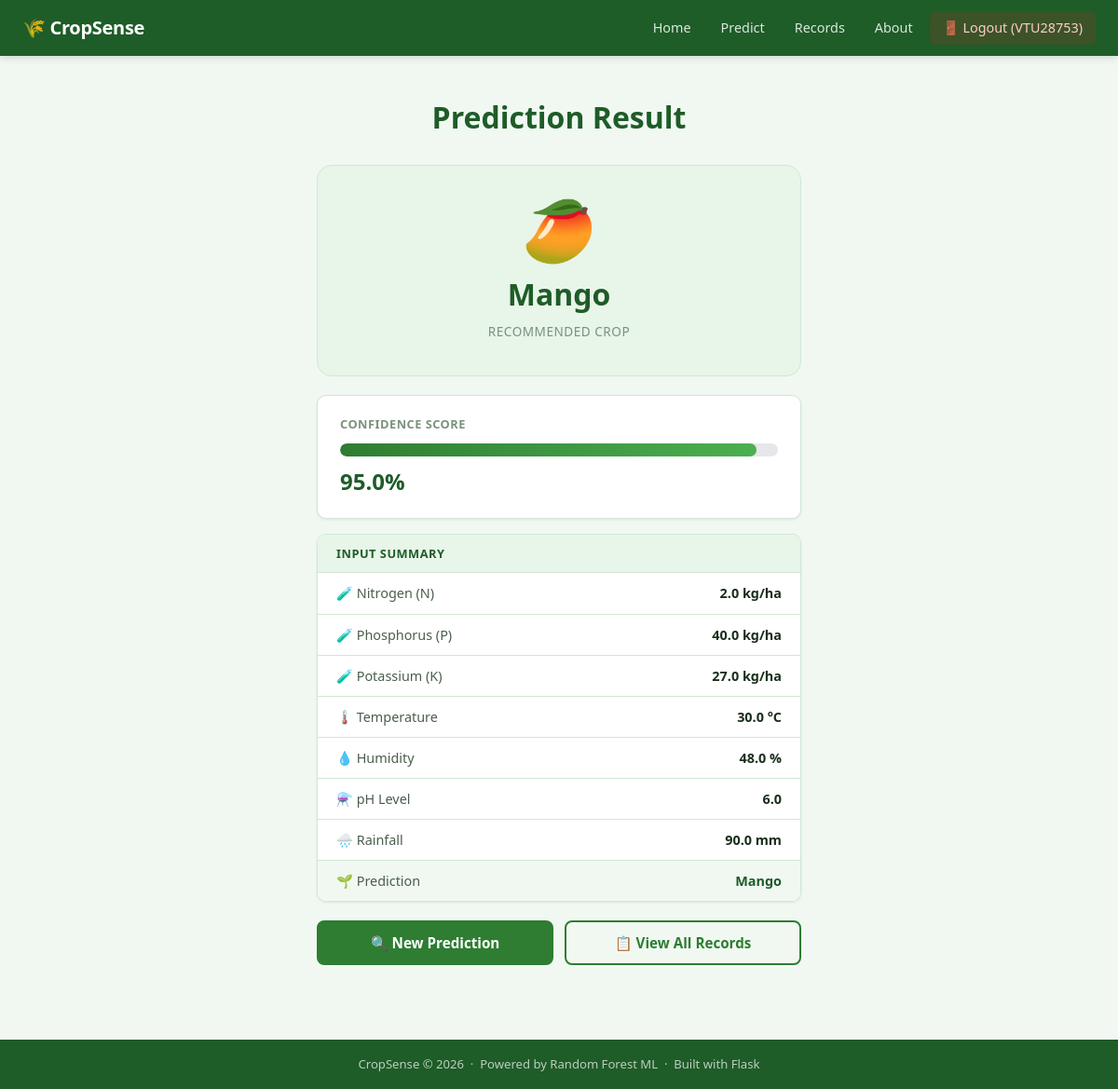
/result/2 (signed in), run on the app's committed database.
### tables this page shows
CREATE TABLE predictions (
        id INTEGER PRIMARY KEY AUTOINCREMENT,
        nitrogen REAL,
        phosphorus REAL,
        potassium REAL,
        temperature REAL,
        humidity REAL,
        ph REAL,
        rainfall REAL,
        crop_name TEXT,
        confidence REAL,
        created_at DATETIME DEFAULT CURRENT_TIMESTAMP
    );

### Day 13&14/app.py (the view)
@app.route('/result/<int:id>')
def result(id):
    if 'user' not in session:
        return redirect(url_for('login'))
    conn = get_db()
    record = conn.execute("SELECT * FROM predictions WHERE id=?", (id,)).fetchone()
    conn.close()
    if not record:
        return redirect(url_for('predict'))
    emoji = CROP_EMOJIS.get(record['crop_name'], '🌱')
    return render_template('result.html', record=record, emoji=emoji)

### Day 13&14/app.py (called while the page is built)
def get_db():
    conn = sqlite3.connect(DB_PATH)
    conn.row_factory = sqlite3.Row
    return conn

### Day 13&14/templates/result.html (shortened to what this page needs)
{% extends "base.html" %}
{% block content %}
<div class="page-header">
    <h1>Prediction Result</h1>
</div>
<div class="result-wrapper">
    <div class="result-hero">
        <div id="fallback-emoji" class="result-emoji" style="display:none;">{{ emoji }}</div>
        <div class="result-crop">{{ record['crop_name'].title() }}</div>
        <div class="result-label">Recommended Crop</div>
    </div>
    <div class="confidence-section">
        <div class="conf-label">Confidence Score</div>
        <div class="conf-bar-wrap">
            <div class="conf-bar" style="--conf: {{ record['confidence'] }}%"></div>
        </div>
        <div class="conf-value">{{ record['confidence'] }}%</div>
    </div>
    <div class="summary-grid">
        <div class="summary-title">Input Summary</div>
        <div class="summary-row">
            <span class="srow-label">🧪 Nitrogen (N)</span>
            <span class="srow-value">{{ record['nitrogen'] }} kg/ha</span>
        </div>
        <div class="summary-row">
            <span class="srow-label">🧪 Phosphorus (P)</span>
            <span class="srow-value">{{ record['phosphorus'] }} kg/ha</span>
        </div>
        <div class="summary-row">
            <span class="srow-label">🧪 Potassium (K)</span>
            <span class="srow-value">{{ record['potassium'] }} kg/ha</span>
        </div>
        <div class="summary-row">
            <span class="srow-label">🌡️ Temperature</span>
            <span class="srow-value">{{ record['temperature'] }} °C</span>
        </div>
        <div class="summary-row">
            <span class="srow-label">💧 Humidity</span>
            <span class="srow-value">{{ record['humidity'] }} %</span>
        </div>
        <div class="summary-row">
            <span class="srow-label">⚗️ pH Level</span>
            <span class="srow-value">{{ record['ph'] }}</span>
        </div>
        <div class="summary-row">
            <span class="srow-label">🌧️ Rainfall</span>
            <span class="srow-value">{{ record['rainfall'] }} mm</span>
        </div>
        <div class="summary-row summary-row-result">
            <span class="srow-label">🌱 Prediction</span>
            <span class="srow-value highlight">{{ record['crop_name'].title() }}</span>
        </div>
    </div>
    <div class="result-actions">
        <a href="{{ url_for('predict') }}" class="btn btn-primary">🔍 New Prediction</a>
        <a href="{{ url_for('records') }}" class="btn btn-outline">📋 View All Records</a>
    </div>
</div>
{% endblock %}

### Day 13&14/static/css/style.css (style rules this page uses)
*, *::before, *::after { margin: 0; padding: 0; box-sizing: border-box; }
:root { --green-dark: #1e5c28; --green-mid: #2e7d32; --green-light: #4caf50; --green-pale: #e8f5e9; --green-tint: #f1f8f2; --amber: #f59e0b; --amber-pale: #fef3c7; --red: #dc2626; --red-pale: #fee2e2; --text: #1a2e1c; --text-mid: #4a5e4c; --text-light: #7a927c; --border: #d1e7d4; --white: #ffffff; --shadow-sm: 0 1px 3px rgba(0,0,0,0.08); --shadow-md: 0 4px 12px rgba(0,0,0,0.10); --radius: 10px; --radius-lg: 16px; }
html { scroll-behavior: smooth; }
body { font-family: 'Segoe UI', system-ui, -apple-system, sans-serif; background: var(--green-tint); color: var(--text); min-height: 100vh; display: flex; flex-direction: column; line-height: 1.6; }
.page-header { text-align: center; padding: 40px 20px 20px; }
.page-header h1 { font-size: 2rem; color: var(--green-dark); margin-bottom: 6px; }
.btn { display: inline-flex; align-items: center; justify-content: center; gap: 6px; padding: 10px 22px; border-radius: 8px; font-size: 0.95rem; font-weight: 600; text-decoration: none; cursor: pointer; border: 2px solid transparent; transition: all 0.2s; white-space: nowrap; }
.btn-primary { background: var(--green-mid); color: #fff; border-color: var(--green-mid); }
.btn-outline { background: transparent; color: var(--green-mid); border-color: var(--green-mid); }
.result-wrapper { max-width: 560px; margin: 0 auto 40px; padding: 0 20px; }
.result-hero { background: var(--green-pale); border: 1px solid var(--border); border-radius: var(--radius-lg); padding: 36px 24px; text-align: center; margin-bottom: 20px; }
.result-emoji { font-size: 4rem; line-height: 1; margin-bottom: 12px; }
.result-crop { font-size: 2rem; font-weight: 800; color: var(--green-dark); }
.result-label { font-size: 0.85rem; color: var(--text-light); margin-top: 4px; text-transform: uppercase; letter-spacing: 0.5px; }
.confidence-section { background: var(--white); border: 1px solid var(--border); border-radius: var(--radius); padding: 20px 24px; margin-bottom: 16px; box-shadow: var(--shadow-sm); }
.conf-label { font-size: 0.8rem; font-weight: 700; text-transform: uppercase; letter-spacing: 0.5px; color: var(--text-light); margin-bottom: 10px; }
.conf-bar-wrap { height: 14px; background: #e5e7eb; border-radius: 99px; overflow: hidden; margin-bottom: 8px; }
.conf-bar { height: 100%; width: 0%; background: linear-gradient(90deg, var(--green-mid), var(--green-light)); border-radius: 99px; transition: width 0.9s cubic-bezier(0.4,0,0.2,1); }
.conf-value { font-size: 1.5rem; font-weight: 800; color: var(--green-dark); }
.summary-grid { background: var(--white); border: 1px solid var(--border); border-radius: var(--radius); overflow: hidden; margin-bottom: 20px; box-shadow: var(--shadow-sm); }
.summary-title { background: var(--green-pale); padding: 10px 20px; font-size: 0.8rem; font-weight: 700; text-transform: uppercase; letter-spacing: 0.5px; color: var(--green-dark); }
.summary-row { display: flex; justify-content: space-between; align-items: center; padding: 10px 20px; border-top: 1px solid var(--border); font-size: 0.9rem; }
.srow-label { color: var(--text-mid); }
.srow-value { font-weight: 600; color: var(--text); }
.highlight { color: var(--green-dark); }
.summary-row-result { background: var(--green-tint); }
.result-actions { display: flex; gap: 12px; flex-wrap: wrap; }
.result-actions .btn { flex: 1; }

### data on the page
predictions: crop_name "Mango", confidence "95.0", nitrogen "2.0", phosphorus "40.0", potassium "27.0", temperature "30.0", humidity "48.0", ph "6.0", rainfall "90.0"

### other printed values
{{ session['user'] }} "VTU28753"
{{ emoji }} "🥭"
